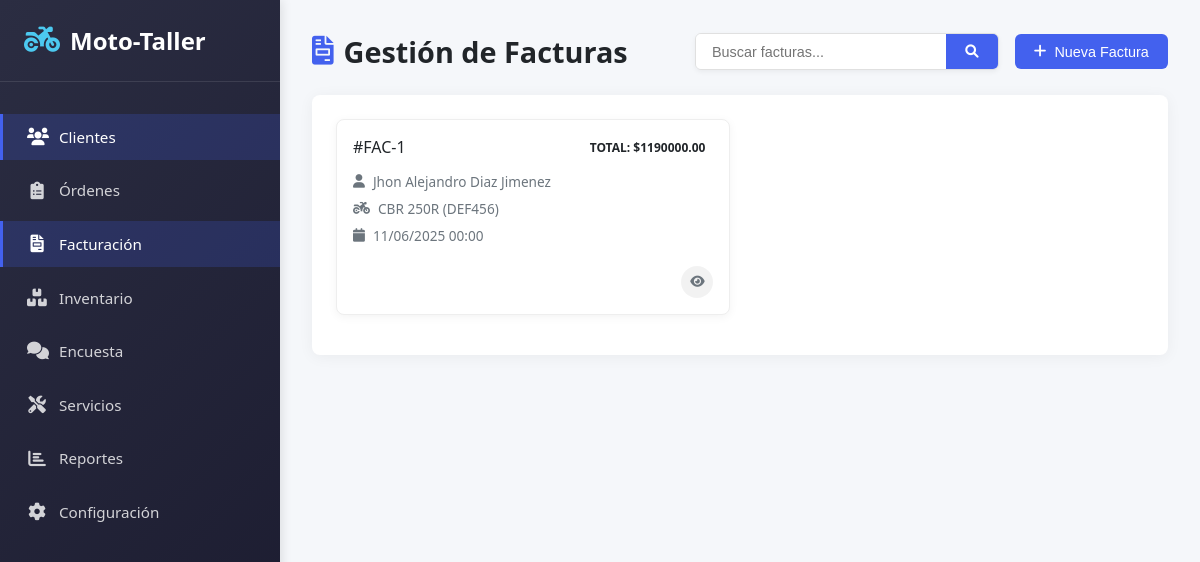
The page /dashboard/ (signed in) on the database its author committed.
### models/factura.py (models this page shows, shortened)
class Factura(db.Model):
    __tablename__ = 'facturas'
    id = db.Column(db.Integer, primary_key=True)
    orden_id = db.Column(db.Integer, db.ForeignKey('ordenes_trabajo.id'), nullable=False)
    fecha_emision = db.Column(db.Date, nullable=False, default=datetime.utcnow)  # Using Date instead of DateTime
    subtotal = db.Column(db.Numeric(12, 2), nullable=False)  # For proper monetary values
    iva = db.Column(db.Numeric(12, 2), nullable=False)
    total = db.Column(db.Numeric(12, 2), nullable=False)
    orden = db.relationship('OrdenTrabajo', backref='facturas')

### models/cliente.py (models this page shows)
class Cliente(db.Model):
    __tablename__ = 'clientes'
    id = Column(Integer, primary_key=True)
    nombre = Column(String, nullable=False)
    cedula = Column(String, nullable=False, unique=True)
    celular = Column(String, nullable=False)
    correo = Column(String, nullable=True)
    motos = relationship('Moto', back_populates='cliente')
    ordenes = relationship('OrdenTrabajo', back_populates='cliente')

### models/moto.py (models this page shows)
class Moto(db.Model):
    __tablename__ = 'motos'
    id = Column(Integer, primary_key=True)
    cliente_id = Column(Integer, ForeignKey('clientes.id'), nullable=False)
    placa = Column(String, nullable=False, unique=True)
    marca = Column(String, nullable=False)
    modelo = Column(String, nullable=False)
    cliente = relationship('Cliente', back_populates='motos')
    ordenes = relationship('OrdenTrabajo', back_populates='moto')

### controllers/dashboard_controller.py (the view)
@dashboard.route('/')
def admin_dashboard():
    if 'usuario_id' not in session:
        flash('Debes iniciar sesión para acceder al sistema.', 'warning')
        return redirect(url_for('auth.login'))
    rol = session.get('rol')
    if rol not in ['administrador', 'tecnico', 'asesor']:
        flash('No tienes permiso para acceder al panel administrativo.', 'danger')
        return redirect(url_for('auth.login'))
    clientes = Cliente.query.all()
    ordenes = OrdenTrabajo.query.all()
    facturas = Factura.query.all()
    motos = Moto.query.all()               # 👈 Carga las motos
    tecnicos = Tecnico.query.all()         # 👈 Carga los técnicos
    return render_template('dashboard.html',
                           rol=rol,
                           username=session.get('username'),
                           clientes=clientes,
                           ordenes=ordenes,
                           facturas=facturas,
                           motos=motos,
                           tecnicos=tecnicos)  # 👈 Pasa los datos al template

### templates/dashboard.html (shortened to what this page needs)
<!DOCTYPE html>
<html lang="es">
<head>
    <link rel="stylesheet" href="{{ url_for('static', filename='css/dashboard.css') }}">
    <link rel="stylesheet" href="https://cdnjs.cloudflare.com/ajax/libs/font-awesome/6.0.0/css/all.min.css">
</head>
<body>
    <div class="dashboard-container">
        <aside class="sidebar">
            <div class="logo">
                <i class="fas fa-motorcycle"></i>
                <span>Moto-Taller</span>
            </div>
            <nav class="sidebar-nav">
                {% if session['rol'] in ['administrador', 'asesor'] %}
                <a href="#" class="nav-link active" data-section="clientes">
                    <i class="fas fa-users"></i>
                    <span>Clientes</span>
                </a>
                {% endif %}
                {% if session['rol'] in ['administrador', 'asesor', 'tecnico'] %}
                <a href="#" class="nav-link" data-section="ordenes">
                    <i class="fas fa-clipboard-list"></i>
                    <span>Órdenes</span>
                </a>
                {% endif %}
                {% if session['rol'] in ['administrador', 'asesor'] %}
                <a href="#" id="menu-facturacion" class="nav-link active" data-section="factura">
                    <i class="fas fa-file-invoice"></i>
                    <span>Facturación</span>
                </a>
                {% endif %}
                {% if session['rol'] == 'administrador' %}
                <a href="#" class="nav-link" data-section="inventario">
                <i class="fas fa-boxes"></i>
                <span>Inventario</span>
                </a>
                {% endif %}
                    <a href="#" class="nav-link" data-section="encuesta">
                       <i class="fas fa-comments"></i>
                       <span>Encuesta</span>
                    </a>
                {% if session['rol'] == 'administrador' %}
                <a href="#" class="nav-link" data-section="servicios">
                    <i class="fas fa-tools"></i>
                    <span>Servicios</span>
                </a>
                <a href="#" class="nav-link" data-section="reportes">
                    <i class="fas fa-chart-bar"></i>
                    <span>Reportes</span>
                </a>
                <a href="#" class="nav-link" data-section="configuracion">
                    <i class="fas fa-cog"></i>
                    <span>Configuración</span>
                </a>
                {% endif %}
            </nav>
        </aside>
        <main class="main-content">
            {% if session['rol'] == 'administrador' %}
{% if session['rol'] in ['administrador', 'asesor'] %}
<section class="content-section" id="factura-section">
    <header class="content-header">
        <h1><i class="fas fa-file-invoice"></i> Gestión de Facturas</h1>
        <div class="header-actions">
            <div class="search-bar">
                <input type="text" placeholder="Buscar facturas..." id="buscar-facturas">
                <button class="search-btn"><i class="fas fa-search"></i></button>
            </div>
            <button id="mostrar-formulario-factura" class="btn btn-primary">
                <i class="fas fa-plus"></i> Nueva Factura
            </button>
        </div>
    </header>
    <div class="card">
        {% if facturas %}
        <div class="order-cards">
            {% for factura in facturas %}
            <div class="order-card">
                <div class="order-header">
                    <span class="order-id">#FAC-{{ factura.id }}</span>
                    <span class="order-status">Total: ${{ "%.2f"|format(factura.total) }}</span>
                </div>
                <div class="order-body">
                    <div class="order-info">
                        <span><i class="fas fa-user"></i> {{ factura.orden.cliente.nombre }}</span>
                        <span><i class="fas fa-motorcycle"></i> {{ factura.orden.moto.modelo }} ({{ factura.orden.moto.placa }})</span>
                        <span><i class="fas fa-calendar"></i> {{ factura.fecha_emision.strftime('%d/%m/%Y %H:%M') }}</span>
                    </div>
                    <div class="order-actions">
                        <a href="{{ url_for('factura.ver_factura', id=factura.id) }}" class="btn btn-sm btn-icon" title="Ver">
                            <i class="fas fa-eye"></i>
                        </a>
                    </div>
                </div>
            </div>
            {% endfor %}
        </div>
        {% else %}
        <div class="empty-state">
            <i class="fas fa-file-invoice-dollar"></i>
            <p>No hay facturas registradas</p>
        </div>
        {% endif %}
    </div>
</section>
{% endif %}
</main>
</div>
            {% endif %}
</body>
</html>
</body>
</html>

### static/css/dashboard.css (style rules this page uses)
:root { --primary: #4361ee; --secondary: #3f37c9; --success: #4cc9f0; --danger: #f72585; --warning: #f8961e; --info: #4895ef; --light: #f8f9fa; --dark: #212529; --gray: #6c757d; --white: #ffffff; --sidebar-width: 280px; }
* { margin: 0; padding: 0; box-sizing: border-box; }
body { font-family: 'Segoe UI', Tahoma, Geneva, Verdana, sans-serif; background-color: #f5f7fa; color: var(--dark); }
.dashboard-container { display: flex; min-height: 100vh; }
.sidebar { width: var(--sidebar-width); background: linear-gradient(135deg, #2b2d42, #1a1a2e); color: var(--white); padding: 1.5rem 0; position: fixed; height: 100%; box-shadow: 2px 0 10px rgba(0, 0, 0, 0.1); z-index: 100; }
.logo { display: flex; align-items: center; padding: 0 1.5rem 1.5rem; font-size: 1.5rem; font-weight: bold; border-bottom: 1px solid rgba(255, 255, 255, 0.1); color: var(--white); }
.logo i { margin-right: 10px; font-size: 1.8rem; color: var(--success); }
.sidebar-nav { margin-top: 2rem; display: flex; flex-direction: column; gap: 0.5rem; }
.nav-link { display: flex; align-items: center; padding: 0.8rem 1.5rem; color: rgba(255, 255, 255, 0.8); text-decoration: none; transition: all 0.3s; gap: 12px; font-size: 0.95rem; border-left: 3px solid transparent; }
.nav-link i { width: 20px; text-align: center; font-size: 1.1rem; }
.nav-link.active { background-color: rgba(67, 97, 238, 0.2); color: var(--white); border-left-color: var(--primary); font-weight: 500; }
.main-content { flex: 1; margin-left: var(--sidebar-width); padding: 2rem; background-color: #f5f7fa; }
.content-section { animation: fadeIn 0.3s ease-out; }
.content-header { display: flex; justify-content: space-between; align-items: center; margin-bottom: 1.5rem; flex-wrap: wrap; gap: 1rem; }
.content-header h1 { font-size: 1.8rem; color: var(--dark); display: flex; align-items: center; gap: 10px; }
.content-header h1 i { color: var(--primary); }
.header-actions { display: flex; gap: 1rem; align-items: center; }
.search-bar { display: flex; border-radius: 6px; overflow: hidden; box-shadow: 0 2px 5px rgba(0, 0, 0, 0.05); border: 1px solid #e0e0e0; transition: all 0.3s; }
.search-bar input { padding: 0.6rem 1rem; border: none; outline: none; min-width: 250px; font-size: 0.9rem; }
.search-btn { background-color: var(--primary); color: white; border: none; padding: 0 1.2rem; cursor: pointer; transition: background-color 0.3s; }
.card { background-color: var(--white); border-radius: 8px; box-shadow: 0 2px 15px rgba(0, 0, 0, 0.05); padding: 1.5rem; margin-bottom: 2rem; }
.order-cards { display: grid; grid-template-columns: repeat(auto-fill, minmax(300px, 1fr)); gap: 1.2rem; }
.order-card { background-color: var(--white); border-radius: 8px; box-shadow: 0 2px 10px rgba(0, 0, 0, 0.05); padding: 1.2rem; border-left: 4px solid; transition: transform 0.3s, box-shadow 0.3s; }
.order-header { display: flex; justify-content: space-between; margin-bottom: 0.8rem; font-weight: 500; }
.order-status { padding: 0.2rem 0.5rem; border-radius: 20px; font-size: 0.75rem; font-weight: 600; text-transform: uppercase; }
.order-body { display: flex; flex-direction: column; gap: 0.8rem; }
.order-info { display: flex; flex-direction: column; gap: 0.5rem; color: var(--gray); font-size: 0.85rem; }
.order-info span { display: flex; align-items: center; gap: 8px; }
.order-actions { display: flex; justify-content: flex-end; gap: 0.5rem; margin-top: 0.5rem; }
.btn { display: inline-flex; align-items: center; justify-content: center; padding: 0.6rem 1.2rem; border-radius: 6px; font-weight: 500; font-size: 0.9rem; text-decoration: none; transition: all 0.3s; gap: 8px; border: none; cursor: pointer; }
.btn-primary { background-color: var(--primary); color: var(--white); }
.btn-sm { padding: 0.4rem 0.8rem; font-size: 0.8rem; }
.btn-icon { width: 32px; height: 32px; padding: 0; border-radius: 50%; background-color: rgba(0, 0, 0, 0.05); color: var(--gray); }

### templates/dashboard.html (style rules this page uses)
.order-card { margin-bottom: 1rem; border: 1px solid #eee; border-radius: 8px; padding: 1rem; transition: all 0.2s ease; }

### rows shown on the page
Factura: id "1", total "1190000.00", orden.cliente.nombre "Jhon Alejandro Diaz Jimenez", orden.moto.modelo "CBR 250R", orden.moto.placa "DEF456", fecha_emision "11/06/2025 00:00"
